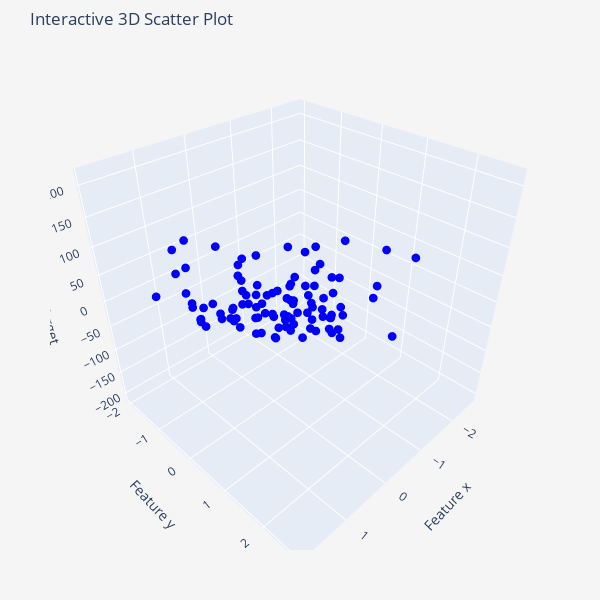

The notebook cell this image was saved under:
### Markdown cell above
### Data set in its original form

### Code cell
# The following may preserve the chart on saving
import plotly.io as pio
pio.renderers.default = 'jupyterlab' # or 'notebook'

np.random.seed(42)  # For reproducibility
data_seed = 42
n_samples = 100
n_features = 2

# Generate synthetic regression data
X_raw, y_raw = make_regression(
    n_samples=n_samples,
    n_features=n_features, 
    noise=5.0,
    random_state=data_seed
)
y_raw = y_raw.reshape((y_raw.shape[0], 1))

# Create an interactive 3D scatter plot, of the first two columns
fig = px.scatter_3d(x=X_raw[:, 0], y=X_raw[:, 1], z=y_raw[:, 0], 
                    title='Interactive 3D Scatter Plot',
                    labels={'x': 'Feature x', 
                            'y': 'Feature y', 
                            'z': 'Target'})
mrg = dict(l = 50, r = 50, b = 50, t = 50, pad = 10)
fig.update_traces(marker=dict(size=3, color='blue', symbol='circle'))
fig.update_layout(width=600, height=600, margin = mrg, paper_bgcolor = 'whitesmoke')
fig.show()
